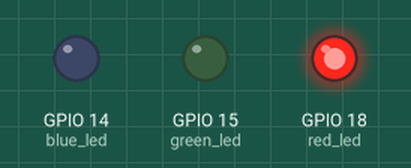
The program below on a simulated Raspberry Pi (BCM pin numbers). On the bench: output pins drawn as LEDs (lit = HIGH). What the program prints to the terminal is not drawn.

Above: at 2.5 s.
At 6.5 s:
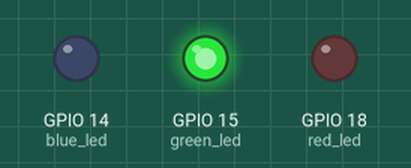
At 13.0 s:
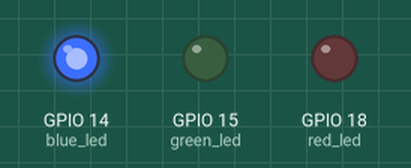
Timing chart, 0 to 23.4 s (numbered marks = the images above):
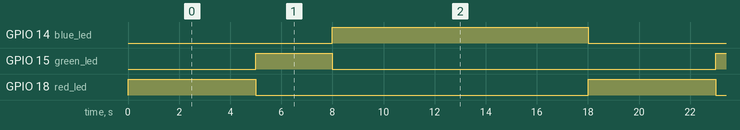

Measured:
- by itself, GPIO 14 (blue_led): alternates HIGH for 10.0 s and LOW for 8.0 s
- by itself, GPIO 15 (green_led): alternates HIGH for 3.0 s and LOW for 15.0 s
- by itself, GPIO 18 (red_led): alternates HIGH for 5.0 s and LOW for 13.0 s

The program:

led_basics.py
```python
import gpiozero as gz
import time

def main():
    print("READY")
    #basic_on_off()
    traffic_light()


def basic_on_off():
    print("Basic on off control")
    red_led = gz.DigitalOutputDevice(18)
    green_led = gz.DigitalOutputDevice(15)
    blue_led = gz.DigitalOutputDevice(14)

    for _ in range(5):
        red_led.on()
        green_led.on()
        blue_led.on()

        time.sleep(1.0)

        red_led.off()
        green_led.off()
        blue_led.off()
        time.sleep(1.0)

def traffic_light():
    print("Traffic Light")
    red_led = gz.DigitalOutputDevice(18)
    green_led = gz.DigitalOutputDevice(15)
    blue_led = gz.DigitalOutputDevice(14)

    while True:
        blue_led.off()
        red_led.on()
        time.sleep(5.0)
        red_led.off()
        green_led.on()
        time.sleep(3.0)
        green_led.off()
        blue_led.on()
        time.sleep(10.0)

main()
```
